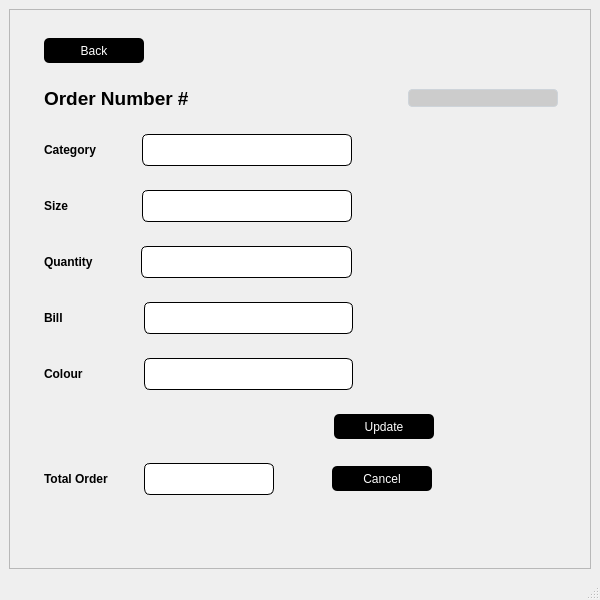
<?xml version="1.0" encoding="UTF-8"?>
<ui version="4.0">
 <class>MainWindow</class>
 <widget class="QMainWindow" name="MainWindow">
  <property name="geometry">
   <rect>
    <x>0</x>
    <y>0</y>
    <width>600</width>
    <height>600</height>
   </rect>
  </property>
  <property name="windowTitle">
   <string>MainWindow</string>
  </property>
  <property name="styleSheet">
   <string notr="true">#cancelframe{
background-image:url(:/cancel/Graphics/cancel order/output-onlinepngtools (1).png);
padding:10px;
}
#quantitytxt , #billtxt , #colortxt , #totaltxt , #cateogrytxt ,#sizetxt{
height:20px;
border:1px solid black;
border-radius : 6px;
padding:5px 10px;
}
#quantitytxt:hover ,  #billtxt:hover , #colortxt:hover , #totaltxt:hover{
border:2px solid gray;
}
#quantitytxt:focus ,  #billtxt:focus , #colortxt:focus , #totaltxt:focus{
border:2px solid blue;
}
#backbtn , #updatebtn ,#cancelbtn{
height:25px;
width:50px;
color:white;
background-color:rgb(0, 0, 0);
border-radius:5px;
}
#backbtnbtn:pressed , #updatebtn:pressed , #cancelbtn:pressed {
	padding-left:5px;
	padding-top:5px;
	background-color:rgba(112,112,112,255);
	border-postion:calc(100% -10px)center;
}
#backbtn:hover , #updatebtn:hover , #cancelbtn:hover {
	background-color:rgba(112,112,112,255);
}
#numbercmb {
	background-color: rgb(204, 204, 204);
	border: 1px solid #ced4da;
	border-radius : 4px;
	padding-left : 10px;
}
#numbercmb::drop-down{
	border:-20px;
}
#numbercmb::down-arrow {
	image : url(:/cancel/Graphics/cancel order/1200px-Ic_arrow_drop_down_36px.svg.png);
	width : 20px;
	height : 20px;
	margin-right : 20px
}
#numbercmb:on {
 	border : 4px solid #c2dbfe;
}
</string>
  </property>
  <widget class="QWidget" name="centralwidget">
   <layout class="QGridLayout" name="gridLayout">
    <item row="0" column="0">
     <widget class="QFrame" name="cancelframe">
      <property name="frameShape">
       <enum>QFrame::StyledPanel</enum>
      </property>
      <property name="frameShadow">
       <enum>QFrame::Raised</enum>
      </property>
      <layout class="QFormLayout" name="formLayout">
       <item row="0" column="1">
        <widget class="QWidget" name="widget" native="true">
         <layout class="QHBoxLayout" name="horizontalLayout">
          <item>
           <widget class="QPushButton" name="backbtn">
            <property name="minimumSize">
             <size>
              <width>100</width>
              <height>0</height>
             </size>
            </property>
            <property name="text">
             <string>Back</string>
            </property>
           </widget>
          </item>
          <item>
           <spacer name="horizontalSpacer">
            <property name="orientation">
             <enum>Qt::Horizontal</enum>
            </property>
            <property name="sizeHint" stdset="0">
             <size>
              <width>40</width>
              <height>20</height>
             </size>
            </property>
           </spacer>
          </item>
         </layout>
        </widget>
       </item>
       <item row="1" column="1">
        <widget class="QWidget" name="widget_3" native="true">
         <layout class="QHBoxLayout" name="horizontalLayout_2">
          <item>
           <widget class="QLabel" name="numberlbl">
            <property name="text">
             <string>&lt;html&gt;&lt;head/&gt;&lt;body&gt;&lt;p&gt;&lt;span style=&quot; font-size:14pt; font-weight:600;&quot;&gt;Order Number #&lt;/span&gt;&lt;/p&gt;&lt;/body&gt;&lt;/html&gt;</string>
            </property>
           </widget>
          </item>
          <item>
           <spacer name="horizontalSpacer_3">
            <property name="orientation">
             <enum>Qt::Horizontal</enum>
            </property>
            <property name="sizeType">
             <enum>QSizePolicy::Preferred</enum>
            </property>
            <property name="sizeHint" stdset="0">
             <size>
              <width>250</width>
              <height>20</height>
             </size>
            </property>
           </spacer>
          </item>
          <item>
           <widget class="QComboBox" name="numbercmb">
            <property name="minimumSize">
             <size>
              <width>150</width>
              <height>0</height>
             </size>
            </property>
           </widget>
          </item>
          <item>
           <spacer name="horizontalSpacer_2">
            <property name="orientation">
             <enum>Qt::Horizontal</enum>
            </property>
            <property name="sizeHint" stdset="0">
             <size>
              <width>40</width>
              <height>20</height>
             </size>
            </property>
           </spacer>
          </item>
         </layout>
        </widget>
       </item>
       <item row="3" column="1">
        <widget class="QWidget" name="widget_2" native="true">
         <layout class="QHBoxLayout" name="horizontalLayout_3">
          <item>
           <widget class="QLabel" name="categorylbl">
            <property name="font">
             <font>
              <weight>75</weight>
              <bold>true</bold>
             </font>
            </property>
            <property name="text">
             <string>Category</string>
            </property>
           </widget>
          </item>
          <item>
           <spacer name="horizontalSpacer_5">
            <property name="orientation">
             <enum>Qt::Horizontal</enum>
            </property>
            <property name="sizeType">
             <enum>QSizePolicy::Preferred</enum>
            </property>
            <property name="sizeHint" stdset="0">
             <size>
              <width>40</width>
              <height>20</height>
             </size>
            </property>
           </spacer>
          </item>
          <item>
           <widget class="QLineEdit" name="cateogrytxt">
            <property name="maximumSize">
             <size>
              <width>465</width>
              <height>16777215</height>
             </size>
            </property>
           </widget>
          </item>
          <item>
           <spacer name="horizontalSpacer_4">
            <property name="orientation">
             <enum>Qt::Horizontal</enum>
            </property>
            <property name="sizeHint" stdset="0">
             <size>
              <width>40</width>
              <height>20</height>
             </size>
            </property>
           </spacer>
          </item>
         </layout>
        </widget>
       </item>
       <item row="5" column="1">
        <widget class="QWidget" name="widget_4" native="true">
         <layout class="QHBoxLayout" name="horizontalLayout_4">
          <item>
           <widget class="QLabel" name="sizelbl">
            <property name="font">
             <font>
              <weight>75</weight>
              <bold>true</bold>
             </font>
            </property>
            <property name="text">
             <string>Size</string>
            </property>
           </widget>
          </item>
          <item>
           <spacer name="horizontalSpacer_7">
            <property name="orientation">
             <enum>Qt::Horizontal</enum>
            </property>
            <property name="sizeType">
             <enum>QSizePolicy::Preferred</enum>
            </property>
            <property name="sizeHint" stdset="0">
             <size>
              <width>68</width>
              <height>20</height>
             </size>
            </property>
           </spacer>
          </item>
          <item>
           <widget class="QLineEdit" name="sizetxt">
            <property name="maximumSize">
             <size>
              <width>465</width>
              <height>16777215</height>
             </size>
            </property>
           </widget>
          </item>
          <item>
           <spacer name="horizontalSpacer_6">
            <property name="orientation">
             <enum>Qt::Horizontal</enum>
            </property>
            <property name="sizeHint" stdset="0">
             <size>
              <width>40</width>
              <height>20</height>
             </size>
            </property>
           </spacer>
          </item>
         </layout>
        </widget>
       </item>
       <item row="7" column="1">
        <widget class="QWidget" name="widget_5" native="true">
         <layout class="QHBoxLayout" name="horizontalLayout_5">
          <item>
           <widget class="QLabel" name="quantitylbl">
            <property name="font">
             <font>
              <weight>75</weight>
              <bold>true</bold>
             </font>
            </property>
            <property name="text">
             <string>Quantity</string>
            </property>
           </widget>
          </item>
          <item>
           <spacer name="horizontalSpacer_9">
            <property name="orientation">
             <enum>Qt::Horizontal</enum>
            </property>
            <property name="sizeType">
             <enum>QSizePolicy::Preferred</enum>
            </property>
            <property name="sizeHint" stdset="0">
             <size>
              <width>42</width>
              <height>20</height>
             </size>
            </property>
           </spacer>
          </item>
          <item>
           <widget class="QLineEdit" name="quantitytxt">
            <property name="maximumSize">
             <size>
              <width>465</width>
              <height>16777215</height>
             </size>
            </property>
           </widget>
          </item>
          <item>
           <spacer name="horizontalSpacer_8">
            <property name="orientation">
             <enum>Qt::Horizontal</enum>
            </property>
            <property name="sizeHint" stdset="0">
             <size>
              <width>40</width>
              <height>20</height>
             </size>
            </property>
           </spacer>
          </item>
         </layout>
        </widget>
       </item>
       <item row="9" column="1">
        <widget class="QWidget" name="widget_6" native="true">
         <layout class="QHBoxLayout" name="horizontalLayout_6">
          <item>
           <widget class="QLabel" name="billlbl">
            <property name="font">
             <font>
              <weight>75</weight>
              <bold>true</bold>
             </font>
            </property>
            <property name="text">
             <string>Bill</string>
            </property>
           </widget>
          </item>
          <item>
           <spacer name="horizontalSpacer_11">
            <property name="orientation">
             <enum>Qt::Horizontal</enum>
            </property>
            <property name="sizeType">
             <enum>QSizePolicy::Preferred</enum>
            </property>
            <property name="sizeHint" stdset="0">
             <size>
              <width>75</width>
              <height>20</height>
             </size>
            </property>
           </spacer>
          </item>
          <item>
           <widget class="QLineEdit" name="billtxt">
            <property name="maximumSize">
             <size>
              <width>465</width>
              <height>16777215</height>
             </size>
            </property>
            <property name="readOnly">
             <bool>true</bool>
            </property>
           </widget>
          </item>
          <item>
           <spacer name="horizontalSpacer_10">
            <property name="orientation">
             <enum>Qt::Horizontal</enum>
            </property>
            <property name="sizeHint" stdset="0">
             <size>
              <width>40</width>
              <height>20</height>
             </size>
            </property>
           </spacer>
          </item>
         </layout>
        </widget>
       </item>
       <item row="11" column="1">
        <widget class="QWidget" name="widget_7" native="true">
         <layout class="QHBoxLayout" name="horizontalLayout_7">
          <item>
           <widget class="QLabel" name="colorlbl">
            <property name="font">
             <font>
              <weight>75</weight>
              <bold>true</bold>
             </font>
            </property>
            <property name="text">
             <string>Colour</string>
            </property>
           </widget>
          </item>
          <item>
           <spacer name="horizontalSpacer_13">
            <property name="orientation">
             <enum>Qt::Horizontal</enum>
            </property>
            <property name="sizeType">
             <enum>QSizePolicy::Preferred</enum>
            </property>
            <property name="sizeHint" stdset="0">
             <size>
              <width>55</width>
              <height>20</height>
             </size>
            </property>
           </spacer>
          </item>
          <item>
           <widget class="QLineEdit" name="colortxt">
            <property name="maximumSize">
             <size>
              <width>465</width>
              <height>16777215</height>
             </size>
            </property>
           </widget>
          </item>
          <item>
           <spacer name="horizontalSpacer_12">
            <property name="orientation">
             <enum>Qt::Horizontal</enum>
            </property>
            <property name="sizeHint" stdset="0">
             <size>
              <width>40</width>
              <height>20</height>
             </size>
            </property>
           </spacer>
          </item>
         </layout>
        </widget>
       </item>
       <item row="13" column="1">
        <widget class="QWidget" name="widget_8" native="true">
         <layout class="QHBoxLayout" name="horizontalLayout_8">
          <item>
           <widget class="QLabel" name="totallbl">
            <property name="font">
             <font>
              <weight>75</weight>
              <bold>true</bold>
             </font>
            </property>
            <property name="text">
             <string>Total Order</string>
            </property>
           </widget>
          </item>
          <item>
           <spacer name="horizontalSpacer_15">
            <property name="orientation">
             <enum>Qt::Horizontal</enum>
            </property>
            <property name="sizeType">
             <enum>QSizePolicy::Preferred</enum>
            </property>
            <property name="sizeHint" stdset="0">
             <size>
              <width>30</width>
              <height>20</height>
             </size>
            </property>
           </spacer>
          </item>
          <item>
           <widget class="QLineEdit" name="totaltxt">
            <property name="maximumSize">
             <size>
              <width>465</width>
              <height>16777215</height>
             </size>
            </property>
            <property name="readOnly">
             <bool>true</bool>
            </property>
           </widget>
          </item>
          <item>
           <spacer name="horizontalSpacer_14">
            <property name="orientation">
             <enum>Qt::Horizontal</enum>
            </property>
            <property name="sizeType">
             <enum>QSizePolicy::Preferred</enum>
            </property>
            <property name="sizeHint" stdset="0">
             <size>
              <width>52</width>
              <height>20</height>
             </size>
            </property>
           </spacer>
          </item>
          <item>
           <widget class="QPushButton" name="cancelbtn">
            <property name="minimumSize">
             <size>
              <width>100</width>
              <height>0</height>
             </size>
            </property>
            <property name="text">
             <string>Cancel</string>
            </property>
           </widget>
          </item>
          <item>
           <spacer name="horizontalSpacer_18">
            <property name="orientation">
             <enum>Qt::Horizontal</enum>
            </property>
            <property name="sizeHint" stdset="0">
             <size>
              <width>40</width>
              <height>20</height>
             </size>
            </property>
           </spacer>
          </item>
         </layout>
        </widget>
       </item>
       <item row="12" column="1">
        <widget class="QWidget" name="widget_9" native="true">
         <layout class="QHBoxLayout" name="horizontalLayout_9">
          <item>
           <spacer name="horizontalSpacer_16">
            <property name="orientation">
             <enum>Qt::Horizontal</enum>
            </property>
            <property name="sizeType">
             <enum>QSizePolicy::Preferred</enum>
            </property>
            <property name="sizeHint" stdset="0">
             <size>
              <width>290</width>
              <height>20</height>
             </size>
            </property>
           </spacer>
          </item>
          <item>
           <widget class="QPushButton" name="updatebtn">
            <property name="minimumSize">
             <size>
              <width>100</width>
              <height>0</height>
             </size>
            </property>
            <property name="text">
             <string>Update</string>
            </property>
           </widget>
          </item>
          <item>
           <spacer name="horizontalSpacer_17">
            <property name="orientation">
             <enum>Qt::Horizontal</enum>
            </property>
            <property name="sizeHint" stdset="0">
             <size>
              <width>40</width>
              <height>20</height>
             </size>
            </property>
           </spacer>
          </item>
         </layout>
        </widget>
       </item>
      </layout>
     </widget>
    </item>
   </layout>
  </widget>
  <widget class="QStatusBar" name="statusbar"/>
 </widget>
 <resources>
  <include location="../cancel.qrc"/>
 </resources>
 <connections/>
</ui>
